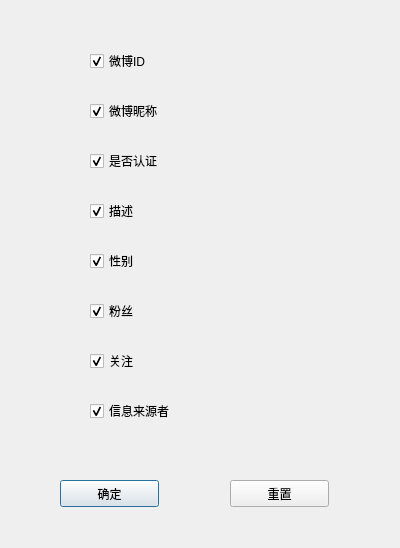
<?xml version="1.0" encoding="UTF-8"?>
<ui version="4.0">
 <class>ShowSetting</class>
 <widget class="QDialog" name="ShowSetting">
  <property name="geometry">
   <rect>
    <x>0</x>
    <y>0</y>
    <width>400</width>
    <height>548</height>
   </rect>
  </property>
  <property name="windowTitle">
   <string>展示设置</string>
  </property>
  <widget class="QPushButton" name="pushButton">
   <property name="geometry">
    <rect>
     <x>60</x>
     <y>480</y>
     <width>99</width>
     <height>27</height>
    </rect>
   </property>
   <property name="text">
    <string>确定</string>
   </property>
  </widget>
  <widget class="QPushButton" name="pushButton_2">
   <property name="geometry">
    <rect>
     <x>230</x>
     <y>480</y>
     <width>99</width>
     <height>27</height>
    </rect>
   </property>
   <property name="text">
    <string>重置</string>
   </property>
  </widget>
  <widget class="QCheckBox" name="checkBox">
   <property name="geometry">
    <rect>
     <x>90</x>
     <y>50</y>
     <width>97</width>
     <height>22</height>
    </rect>
   </property>
   <property name="autoFillBackground">
    <bool>false</bool>
   </property>
   <property name="text">
    <string>微博ID</string>
   </property>
   <property name="checked">
    <bool>true</bool>
   </property>
  </widget>
  <widget class="QCheckBox" name="checkBox_2">
   <property name="geometry">
    <rect>
     <x>90</x>
     <y>100</y>
     <width>97</width>
     <height>22</height>
    </rect>
   </property>
   <property name="text">
    <string>微博昵称</string>
   </property>
   <property name="checked">
    <bool>true</bool>
   </property>
  </widget>
  <widget class="QCheckBox" name="checkBox_3">
   <property name="geometry">
    <rect>
     <x>90</x>
     <y>150</y>
     <width>97</width>
     <height>22</height>
    </rect>
   </property>
   <property name="text">
    <string>是否认证</string>
   </property>
   <property name="checked">
    <bool>true</bool>
   </property>
  </widget>
  <widget class="QCheckBox" name="checkBox_4">
   <property name="geometry">
    <rect>
     <x>90</x>
     <y>200</y>
     <width>97</width>
     <height>22</height>
    </rect>
   </property>
   <property name="text">
    <string>描述</string>
   </property>
   <property name="checked">
    <bool>true</bool>
   </property>
  </widget>
  <widget class="QCheckBox" name="checkBox_5">
   <property name="geometry">
    <rect>
     <x>90</x>
     <y>250</y>
     <width>97</width>
     <height>22</height>
    </rect>
   </property>
   <property name="text">
    <string>性别</string>
   </property>
   <property name="checked">
    <bool>true</bool>
   </property>
  </widget>
  <widget class="QCheckBox" name="checkBox_6">
   <property name="geometry">
    <rect>
     <x>90</x>
     <y>300</y>
     <width>97</width>
     <height>22</height>
    </rect>
   </property>
   <property name="text">
    <string>粉丝</string>
   </property>
   <property name="checked">
    <bool>true</bool>
   </property>
  </widget>
  <widget class="QCheckBox" name="checkBox_7">
   <property name="geometry">
    <rect>
     <x>90</x>
     <y>350</y>
     <width>97</width>
     <height>22</height>
    </rect>
   </property>
   <property name="text">
    <string>关注</string>
   </property>
   <property name="checked">
    <bool>true</bool>
   </property>
  </widget>
  <widget class="QCheckBox" name="checkBox_8">
   <property name="geometry">
    <rect>
     <x>90</x>
     <y>400</y>
     <width>111</width>
     <height>22</height>
    </rect>
   </property>
   <property name="text">
    <string>信息来源者</string>
   </property>
   <property name="checked">
    <bool>true</bool>
   </property>
  </widget>
 </widget>
 <resources/>
 <connections/>
</ui>
